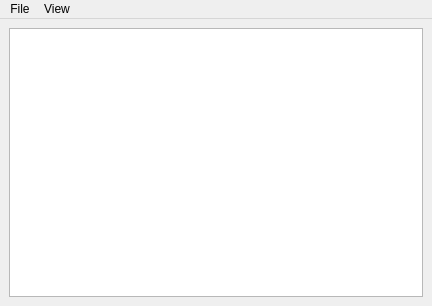
<?xml version="1.0" encoding="UTF-8"?>
<ui version="4.0">
 <class>MainWindow</class>
 <widget class="QMainWindow" name="MainWindow">
  <property name="geometry">
   <rect>
    <x>0</x>
    <y>0</y>
    <width>432</width>
    <height>306</height>
   </rect>
  </property>
  <property name="windowTitle">
   <string>MainWindow</string>
  </property>
  <widget class="QWidget" name="centralwidget">
   <layout class="QGridLayout" name="gridLayout">
    <item row="0" column="0">
     <widget class="QPlainTextEdit" name="textEdit">
      <property name="font">
       <font>
        <family>Courier New</family>
       </font>
      </property>
      <property name="lineWrapMode">
       <enum>QPlainTextEdit::NoWrap</enum>
      </property>
     </widget>
    </item>
   </layout>
  </widget>
  <widget class="QMenuBar" name="menubar">
   <property name="geometry">
    <rect>
     <x>0</x>
     <y>0</y>
     <width>432</width>
     <height>21</height>
    </rect>
   </property>
   <widget class="QMenu" name="menuFile">
    <property name="title">
     <string>File</string>
    </property>
    <addaction name="actionNew"/>
    <addaction name="actionOpen"/>
    <addaction name="actionSave"/>
    <addaction name="actionSave_As"/>
    <addaction name="separator"/>
    <addaction name="actionRevert"/>
    <addaction name="separator"/>
    <addaction name="actionExit"/>
   </widget>
   <widget class="QMenu" name="menuFormat">
    <property name="title">
     <string>View</string>
    </property>
    <addaction name="actionWord_Wrap"/>
   </widget>
   <addaction name="menuFile"/>
   <addaction name="menuFormat"/>
  </widget>
  <action name="actionNew">
   <property name="text">
    <string>New</string>
   </property>
  </action>
  <action name="actionOpen">
   <property name="text">
    <string>Open</string>
   </property>
  </action>
  <action name="actionSave">
   <property name="text">
    <string>Save</string>
   </property>
  </action>
  <action name="actionSave_As">
   <property name="text">
    <string>Save As</string>
   </property>
  </action>
  <action name="actionRevert">
   <property name="text">
    <string>Revert</string>
   </property>
  </action>
  <action name="actionExit">
   <property name="text">
    <string>Exit</string>
   </property>
  </action>
  <action name="actionWord_Wrap">
   <property name="checkable">
    <bool>true</bool>
   </property>
   <property name="checked">
    <bool>false</bool>
   </property>
   <property name="text">
    <string>Word Wrap</string>
   </property>
  </action>
 </widget>
 <resources/>
 <connections/>
</ui>
